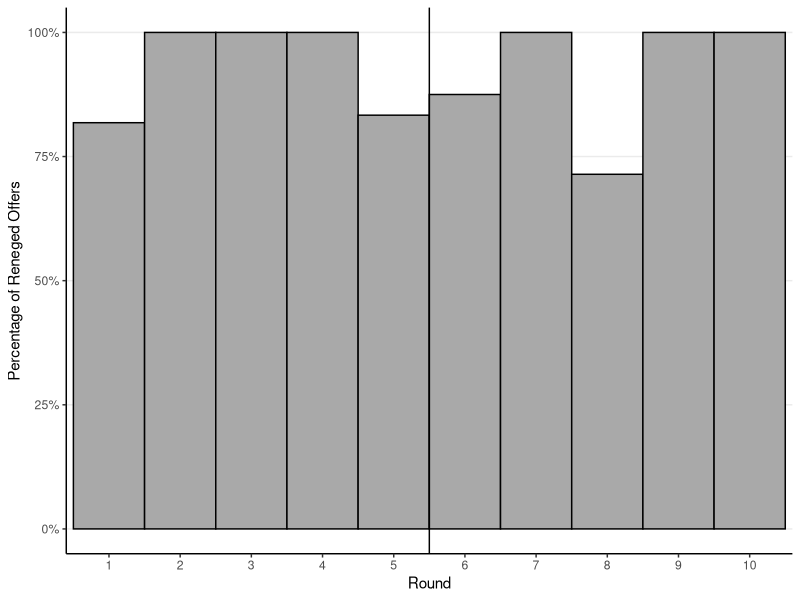

This figure's R source:
# Histogram with Vertical Line

# Mitchell Hoffman, Lisa B Kahn, Danielle Li, 
#   Discretion in Hiring, 
#   The Quarterly Journal of Economics, Volume 133, Issue 2, May 2018, 
#   Pages 765–800, https://doi-org.eproxy.lib.hku.hk/10.1093/qje/qjx042

# Data: Quek (2017) "Rationalist Experiments on War" (Figure 3) 

library(haven)
master <- read_dta("data/quek-rw-2017.dta")
output_dir="output"

library(dplyr)
library(ggplot2)
library(magrittr)
library(ggpubr)
library(ggsignif)

master$reneged = ifelse(master$offer1!=-1 & master$offer2!=-1,
                        master$offer1 > master$offer2,
                        NA)

df <- master %>%
      filter(enforce==0 & period < 11) %>%
      group_by(period) %>%
      summarise(
        mean = mean(reneged, na.rm = T)
      )

p<- ggplot(df, aes(x=factor(period),y=mean)) + 
    geom_col(fill='darkgrey', colour="black",width=1) + 
    geom_vline(aes(xintercept=5.5)) + 
    xlab("Round") + ylab("Percentage of Reneged Offers") +
    theme_bw() +
    scale_y_continuous(labels = scales::percent, limits=c(0,1)) +
    theme(
      panel.grid.major.x = element_blank(),
      panel.grid.minor.x = element_blank(),
      panel.grid.minor.y = element_blank(),
      axis.line = element_line(size=0.5),
      panel.border=element_blank()
    )


ggsave(path=output_dir, filename="Histogram.png",  width=9, height=6)

# Save example to src folder
# ggsave(path='src/distribution/', filename='Histogram QJE 1-example.png', width=9, height = 6)
